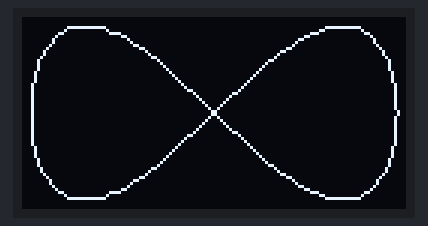
The sketch below on a simulated Arduino Uno, built with avr-gcc and run on an emulated ATmega328P. Shown: 128×64 one-colour display.

Above: at 0.19 s.
At 5.08 s:
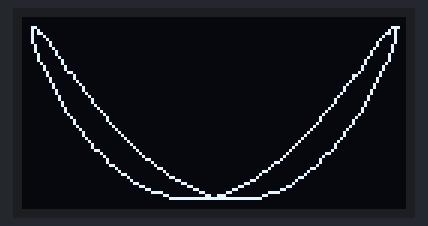
At 10.1 s:
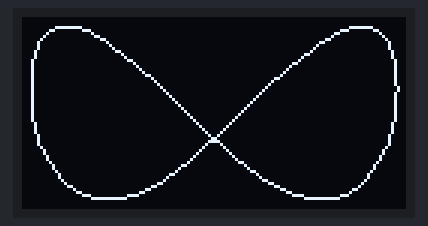
At 20.02 s:
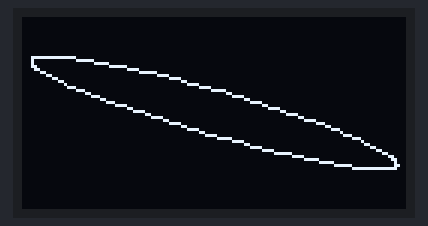
At 30.23 s:
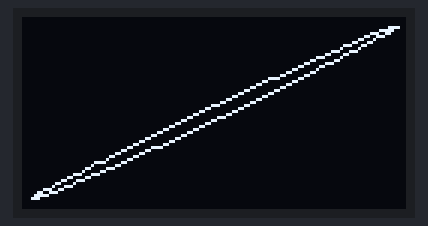
At 39.79 s:
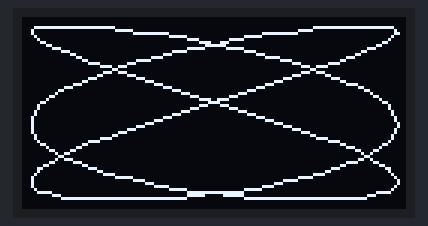

The sketch:

Lis_7Demo.ino.ino
```cpp
//==================================================
// リサージュ図形デモ
// Ver1.10
//
// Arduino UNO
// SSD1315 OLED 128x64
// U8g2ライブラリ
//
// 10秒ごとに7種のリサージュパターンを自動切替
//==================================================

#include <Arduino.h>
#include <U8g2lib.h>
#include <Wire.h>
#include <math.h>

//--------------------------------------------------
// OLED
//--------------------------------------------------
// 実機はSSD1315だが、U8g2ではSSD1312ドライバを使用
//--------------------------------------------------

U8G2_SSD1312_128X64_NONAME_F_HW_I2C
  u8g2(U8G2_R0, U8X8_PIN_NONE);


//--------------------------------------------------
// 画面サイズ
//--------------------------------------------------

const int CX = 64;
const int CY = 32;

const int RX = 61;
const int RY = 29;


//--------------------------------------------------
// アニメーション
//--------------------------------------------------

float phase = 0.0;

const unsigned long PATTERN_TIME = 10000;

unsigned long patternStart = 0;

int pattern = 0;

const int PATTERN_COUNT = 7;


//--------------------------------------------------
// 描画点数
//--------------------------------------------------

const int POINTS = 180;


//==================================================
// setup
//==================================================

void setup() {

  u8g2.begin();

  patternStart = millis();
}


//==================================================
// loop
//==================================================

void loop() {

  //------------------------------------------------
  // 10秒ごとにパターン変更
  //------------------------------------------------

  if (millis() - patternStart >= PATTERN_TIME) {

    pattern++;

    if (pattern >= PATTERN_COUNT) {
      pattern = 0;
    }

    patternStart = millis();
  }


  //------------------------------------------------
  // OLEDバッファをクリア
  //------------------------------------------------

  u8g2.clearBuffer();


  //------------------------------------------------
  // リサージュ描画
  //------------------------------------------------

  int px = 0;
  int py = 0;

  for (int i = 0; i <= POINTS; i++) {

    float t = TWO_PI * i / POINTS;

    float x;
    float y;


    //------------------------------------------------
    // パターン選択
    //------------------------------------------------

    switch (pattern) {


      //------------------------------------------------
      // 0 : 8の字
      //------------------------------------------------

      case 0:

        x = sin(t);

        y = sin(2.0 * t + phase);

        break;


      //------------------------------------------------
      // 1 : 楕円
      //------------------------------------------------

      case 1:

        x = sin(t);

        y = 0.65 * sin(t + phase);

        break;


      //------------------------------------------------
      // 2 : 円
      //------------------------------------------------

      case 2:

        x = sin(t);

        y = sin(t + phase);

        break;


      //------------------------------------------------
      // 3 : 3:2
      //------------------------------------------------

      case 3:

        x = sin(3.0 * t);

        y = sin(2.0 * t + phase);

        break;


      //------------------------------------------------
      // 4 : 4:3
      //------------------------------------------------

      case 4:

        x = sin(4.0 * t);

        y = sin(3.0 * t + phase);

        break;


      //------------------------------------------------
      // 5 : 5:4
      //------------------------------------------------

      case 5:

        x = sin(5.0 * t);

        y = sin(4.0 * t + phase);

        break;


      //------------------------------------------------
      // 6 : 花形
      //------------------------------------------------

      case 6:

        x = sin(5.0 * t);

        y = sin(6.0 * t + phase);

        break;
    }


    //------------------------------------------------
    // OLED座標へ変換
    //------------------------------------------------

    int sx = CX + x * RX;
    int sy = CY + y * RY;


    //------------------------------------------------
    // 線を描く
    //------------------------------------------------

    if (i > 0) {

      u8g2.drawLine(
        px,
        py,
        sx,
        sy
      );
    }


    px = sx;
    py = sy;
  }


  //------------------------------------------------
  // OLEDへ転送
  //------------------------------------------------

  u8g2.sendBuffer();


  //------------------------------------------------
  // 位相を進める
  //------------------------------------------------

  phase += 0.20;


  //------------------------------------------------
  // 表示速度
  //------------------------------------------------

  delay(25);
}
```
